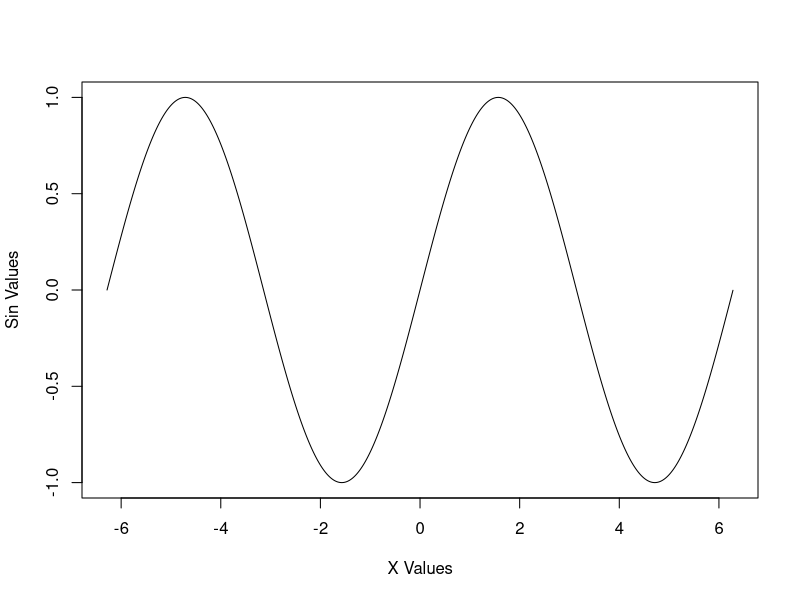
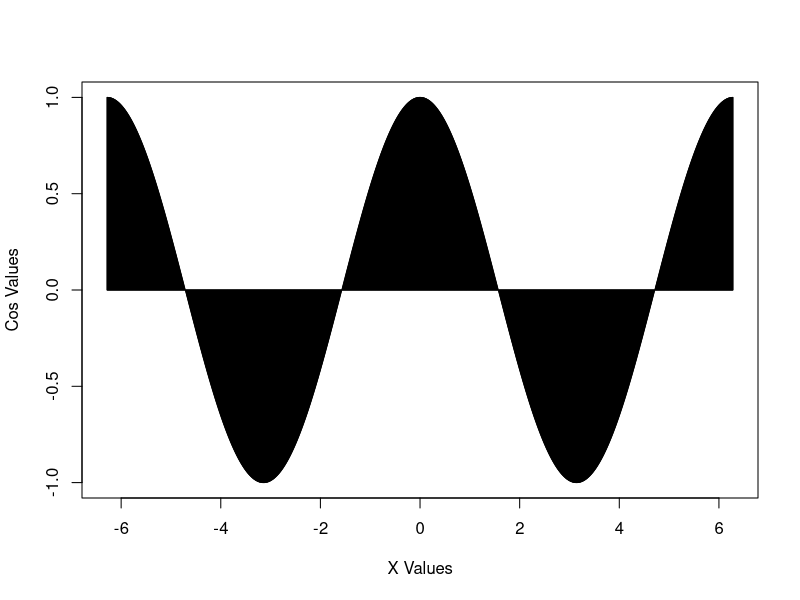
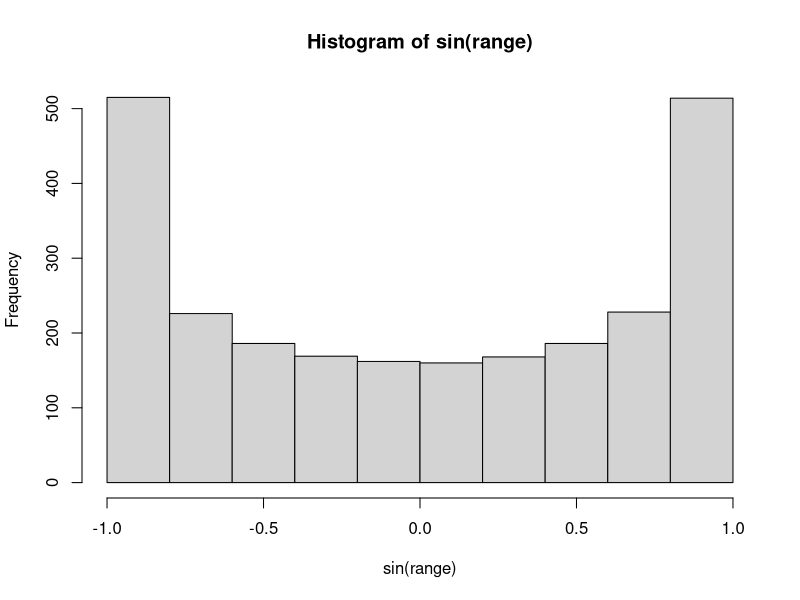

Here is the R script that generated these plots, in order:
range = seq(-2*pi,2*pi,by = 0.005)

plot(range,sin(range),type = 'l',xlab = "X Values",ylab = "Sin Values")

plot(range,cos(range),type = 'h',xlab = "X Values",ylab = "Cos Values")

hist(sin(range))